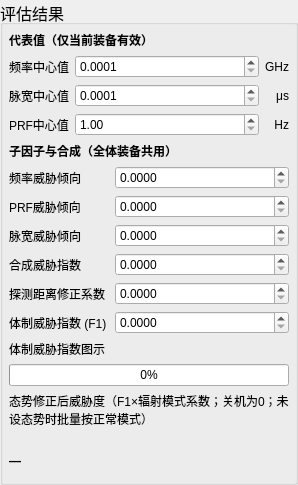
      <widget class="QGroupBox" name="groupResult">
       <property name="sizePolicy">
        <sizepolicy hsizetype="Preferred" vsizetype="Preferred">
         <horstretch>0</horstretch>
         <verstretch>0</verstretch>
        </sizepolicy>
       </property>
       <property name="font">
        <font>
         <pointsize>12</pointsize>
        </font>
       </property>
       <property name="title">
        <string>评估结果</string>
       </property>
       <layout class="QVBoxLayout" name="verticalLayout_result">
        <property name="leftMargin">
         <number>6</number>
        </property>
        <property name="topMargin">
         <number>6</number>
        </property>
        <property name="rightMargin">
         <number>6</number>
        </property>
        <property name="bottomMargin">
         <number>6</number>
        </property>
        <item>
         <widget class="QLabel" name="label_centers">
          <property name="font">
           <font>
            <pointsize>9</pointsize>
            <weight>75</weight>
            <bold>true</bold>
           </font>
          </property>
          <property name="styleSheet">
           <string notr="true">font-weight: bold;</string>
          </property>
          <property name="text">
           <string>代表值（仅当前装备有效）</string>
          </property>
         </widget>
        </item>
        <item>
         <layout class="QGridLayout" name="gridLayout">
          <item row="0" column="0">
           <widget class="QLabel" name="label_freqCenter">
            <property name="minimumSize">
             <size>
              <width>0</width>
              <height>0</height>
             </size>
            </property>
            <property name="maximumSize">
             <size>
              <width>16777215</width>
              <height>16777215</height>
             </size>
            </property>
            <property name="font">
             <font>
              <pointsize>9</pointsize>
             </font>
            </property>
            <property name="text">
             <string>频率中心值</string>
            </property>
            <property name="alignment">
             <set>Qt::AlignLeading|Qt::AlignLeft|Qt::AlignVCenter</set>
            </property>
           </widget>
          </item>
          <item row="0" column="1">
           <widget class="QDoubleSpinBox" name="spinResultFreqCenter">
            <property name="sizePolicy">
             <sizepolicy hsizetype="Expanding" vsizetype="Fixed">
              <horstretch>0</horstretch>
              <verstretch>0</verstretch>
             </sizepolicy>
            </property>
            <property name="minimumSize">
             <size>
              <width>56</width>
              <height>0</height>
             </size>
            </property>
            <property name="font">
             <font>
              <pointsize>9</pointsize>
             </font>
            </property>
            <property name="decimals">
             <number>4</number>
            </property>
            <property name="minimum">
             <double>0.000100000000000</double>
            </property>
            <property name="maximum">
             <double>100.000000000000000</double>
            </property>
           </widget>
          </item>
          <item row="0" column="2">
           <widget class="QLabel" name="label_freqCenter_unit">
            <property name="minimumSize">
             <size>
              <width>0</width>
              <height>0</height>
             </size>
            </property>
            <property name="font">
             <font>
              <pointsize>9</pointsize>
             </font>
            </property>
            <property name="text">
             <string>GHz</string>
            </property>
            <property name="alignment">
             <set>Qt::AlignRight|Qt::AlignTrailing|Qt::AlignVCenter</set>
            </property>
           </widget>
          </item>
          <item row="1" column="0">
           <widget class="QLabel" name="label_pwCenter">
            <property name="minimumSize">
             <size>
              <width>0</width>
              <height>0</height>
             </size>
            </property>
            <property name="maximumSize">
             <size>
              <width>16777215</width>
              <height>16777215</height>
             </size>
            </property>
            <property name="font">
             <font>
              <pointsize>9</pointsize>
             </font>
            </property>
            <property name="text">
             <string>脉宽中心值</string>
            </property>
            <property name="alignment">
             <set>Qt::AlignLeading|Qt::AlignLeft|Qt::AlignVCenter</set>
            </property>
           </widget>
          </item>
          <item row="1" column="1">
           <widget class="QDoubleSpinBox" name="spinResultPwCenter">
            <property name="sizePolicy">
             <sizepolicy hsizetype="Expanding" vsizetype="Fixed">
              <horstretch>0</horstretch>
              <verstretch>0</verstretch>
             </sizepolicy>
            </property>
            <property name="minimumSize">
             <size>
              <width>60</width>
              <height>0</height>
             </size>
            </property>
            <property name="font">
             <font>
              <pointsize>9</pointsize>
             </font>
            </property>
            <property name="decimals">
             <number>4</number>
            </property>
            <property name="minimum">
             <double>0.000100000000000</double>
            </property>
            <property name="maximum">
             <double>10000.000000000000000</double>
            </property>
           </widget>
          </item>
          <item row="1" column="2">
           <widget class="QLabel" name="label_pwCenter_unit">
            <property name="minimumSize">
             <size>
              <width>0</width>
              <height>0</height>
             </size>
            </property>
            <property name="font">
             <font>
              <pointsize>9</pointsize>
             </font>
            </property>
            <property name="text">
             <string>μs</string>
            </property>
            <property name="alignment">
             <set>Qt::AlignRight|Qt::AlignTrailing|Qt::AlignVCenter</set>
            </property>
           </widget>
          </item>
          <item row="2" column="0">
           <widget class="QLabel" name="label_prfCenter">
            <property name="minimumSize">
             <size>
              <width>0</width>
              <height>0</height>
             </size>
            </property>
            <property name="maximumSize">
             <size>
              <width>16777215</width>
              <height>16777215</height>
             </size>
            </property>
            <property name="font">
             <font>
              <pointsize>9</pointsize>
             </font>
            </property>
            <property name="text">
             <string>PRF中心值</string>
            </property>
            <property name="alignment">
             <set>Qt::AlignLeading|Qt::AlignLeft|Qt::AlignVCenter</set>
            </property>
           </widget>
          </item>
          <item row="2" column="1">
           <widget class="QDoubleSpinBox" name="spinResultPrfCenter">
            <property name="sizePolicy">
             <sizepolicy hsizetype="Expanding" vsizetype="Fixed">
              <horstretch>0</horstretch>
              <verstretch>0</verstretch>
             </sizepolicy>
            </property>
            <property name="minimumSize">
             <size>
              <width>72</width>
              <height>0</height>
             </size>
            </property>
            <property name="font">
             <font>
              <pointsize>9</pointsize>
             </font>
            </property>
            <property name="decimals">
             <number>2</number>
            </property>
            <property name="minimum">
             <double>1.000000000000000</double>
            </property>
            <property name="maximum">
             <double>10000000.000000000000000</double>
            </property>
           </widget>
          </item>
          <item row="2" column="2">
           <widget class="QLabel" name="label_prfCenter_unit">
            <property name="minimumSize">
             <size>
              <width>0</width>
              <height>0</height>
             </size>
            </property>
            <property name="font">
             <font>
              <pointsize>9</pointsize>
             </font>
            </property>
            <property name="text">
             <string>Hz</string>
            </property>
            <property name="alignment">
             <set>Qt::AlignRight|Qt::AlignTrailing|Qt::AlignVCenter</set>
            </property>
           </widget>
          </item>
         </layout>
        </item>
        <item>
         <widget class="QLabel" name="label_factors">
          <property name="font">
           <font>
            <pointsize>9</pointsize>
            <weight>75</weight>
            <bold>true</bold>
           </font>
          </property>
          <property name="styleSheet">
           <string notr="true">font-weight: bold;</string>
          </property>
          <property name="text">
           <string>子因子与合成（全体装备共用）</string>
          </property>
         </widget>
        </item>
        <item>
         <layout class="QFormLayout" name="formLayout_factors">
          <property name="fieldGrowthPolicy">
           <enum>QFormLayout::AllNonFixedFieldsGrow</enum>
          </property>
          <property name="rowWrapPolicy">
           <enum>QFormLayout::DontWrapRows</enum>
          </property>
          <property name="labelAlignment">
           <set>Qt::AlignLeading|Qt::AlignLeft|Qt::AlignVCenter</set>
          </property>
          <property name="formAlignment">
           <set>Qt::AlignLeading|Qt::AlignLeft|Qt::AlignTop</set>
          </property>
          <property name="horizontalSpacing">
           <number>8</number>
          </property>
          <property name="verticalSpacing">
           <number>6</number>
          </property>
          <item row="0" column="0">
           <widget class="QLabel" name="label_fFreq">
            <property name="minimumSize">
             <size>
              <width>0</width>
              <height>0</height>
             </size>
            </property>
            <property name="maximumSize">
             <size>
              <width>16777215</width>
              <height>16777215</height>
             </size>
            </property>
            <property name="font">
             <font>
              <pointsize>9</pointsize>
             </font>
            </property>
            <property name="text">
             <string>频率威胁倾向</string>
            </property>
            <property name="alignment">
             <set>Qt::AlignLeading|Qt::AlignLeft|Qt::AlignVCenter</set>
            </property>
           </widget>
          </item>
          <item row="0" column="1">
           <widget class="QDoubleSpinBox" name="spinResultFFreq">
            <property name="sizePolicy">
             <sizepolicy hsizetype="Ignored" vsizetype="Fixed">
              <horstretch>0</horstretch>
              <verstretch>0</verstretch>
             </sizepolicy>
            </property>
            <property name="minimumSize">
             <size>
              <width>56</width>
              <height>0</height>
             </size>
            </property>
            <property name="font">
             <font>
              <pointsize>9</pointsize>
             </font>
            </property>
            <property name="decimals">
             <number>4</number>
            </property>
            <property name="minimum">
             <double>0.000000000000000</double>
            </property>
            <property name="maximum">
             <double>2.000000000000000</double>
            </property>
            <property name="singleStep">
             <double>0.010000000000000</double>
            </property>
           </widget>
          </item>
          <item row="1" column="0">
           <widget class="QLabel" name="label_fPrf">
            <property name="minimumSize">
             <size>
              <width>0</width>
              <height>0</height>
             </size>
            </property>
            <property name="maximumSize">
             <size>
              <width>16777215</width>
              <height>16777215</height>
             </size>
            </property>
            <property name="font">
             <font>
              <pointsize>9</pointsize>
             </font>
            </property>
            <property name="text">
             <string>PRF威胁倾向</string>
            </property>
            <property name="alignment">
             <set>Qt::AlignLeading|Qt::AlignLeft|Qt::AlignVCenter</set>
            </property>
           </widget>
          </item>
          <item row="1" column="1">
           <widget class="QDoubleSpinBox" name="spinResultFPrf">
            <property name="sizePolicy">
             <sizepolicy hsizetype="Ignored" vsizetype="Fixed">
              <horstretch>0</horstretch>
              <verstretch>0</verstretch>
             </sizepolicy>
            </property>
            <property name="minimumSize">
             <size>
              <width>56</width>
              <height>0</height>
             </size>
            </property>
            <property name="font">
             <font>
              <pointsize>9</pointsize>
             </font>
            </property>
            <property name="decimals">
             <number>4</number>
            </property>
            <property name="minimum">
             <double>0.000000000000000</double>
            </property>
            <property name="maximum">
             <double>2.000000000000000</double>
            </property>
            <property name="singleStep">
             <double>0.010000000000000</double>
            </property>
           </widget>
          </item>
          <item row="2" column="0">
           <widget class="QLabel" name="label_fPw">
            <property name="minimumSize">
             <size>
              <width>0</width>
              <height>0</height>
             </size>
            </property>
            <property name="maximumSize">
             <size>
              <width>16777215</width>
              <height>16777215</height>
             </size>
            </property>
            <property name="font">
             <font>
              <pointsize>9</pointsize>
             </font>
            </property>
            <property name="text">
             <string>脉宽威胁倾向</string>
            </property>
            <property name="alignment">
             <set>Qt::AlignLeading|Qt::AlignLeft|Qt::AlignVCenter</set>
            </property>
           </widget>
          </item>
          <item row="2" column="1">
           <widget class="QDoubleSpinBox" name="spinResultFPw">
            <property name="sizePolicy">
             <sizepolicy hsizetype="Ignored" vsizetype="Fixed">
              <horstretch>0</horstretch>
              <verstretch>0</verstretch>
             </sizepolicy>
            </property>
            <property name="minimumSize">
             <size>
              <width>56</width>
              <height>0</height>
             </size>
            </property>
            <property name="font">
             <font>
              <pointsize>9</pointsize>
             </font>
            </property>
            <property name="decimals">
             <number>4</number>
            </property>
            <property name="minimum">
             <double>0.000000000000000</double>
            </property>
            <property name="maximum">
             <double>2.000000000000000</double>
            </property>
            <property name="singleStep">
             <double>0.010000000000000</double>
            </property>
           </widget>
          </item>
          <item row="3" column="0">
           <widget class="QLabel" name="label_f1raw">
            <property name="minimumSize">
             <size>
              <width>0</width>
              <height>0</height>
             </size>
            </property>
            <property name="maximumSize">
             <size>
              <width>16777215</width>
              <height>16777215</height>
             </size>
            </property>
            <property name="font">
             <font>
              <pointsize>9</pointsize>
             </font>
            </property>
            <property name="text">
             <string>合成威胁指数</string>
            </property>
            <property name="alignment">
             <set>Qt::AlignLeading|Qt::AlignLeft|Qt::AlignVCenter</set>
            </property>
           </widget>
          </item>
          <item row="3" column="1">
           <widget class="QDoubleSpinBox" name="spinResultF1Raw">
            <property name="sizePolicy">
             <sizepolicy hsizetype="Ignored" vsizetype="Fixed">
              <horstretch>0</horstretch>
              <verstretch>0</verstretch>
             </sizepolicy>
            </property>
            <property name="minimumSize">
             <size>
              <width>56</width>
              <height>0</height>
             </size>
            </property>
            <property name="font">
             <font>
              <pointsize>9</pointsize>
             </font>
            </property>
            <property name="decimals">
             <number>4</number>
            </property>
            <property name="minimum">
             <double>0.000000000000000</double>
            </property>
            <property name="maximum">
             <double>2.000000000000000</double>
            </property>
            <property name="singleStep">
             <double>0.010000000000000</double>
            </property>
           </widget>
          </item>
          <item row="4" column="0">
           <widget class="QLabel" name="label_rangeMod">
            <property name="minimumSize">
             <size>
              <width>0</width>
              <height>0</height>
             </size>
            </property>
            <property name="maximumSize">
             <size>
              <width>16777215</width>
              <height>16777215</height>
             </size>
            </property>
            <property name="font">
             <font>
              <pointsize>9</pointsize>
             </font>
            </property>
            <property name="text">
             <string>探测距离修正系数</string>
            </property>
            <property name="alignment">
             <set>Qt::AlignLeading|Qt::AlignLeft|Qt::AlignVCenter</set>
            </property>
           </widget>
          </item>
          <item row="4" column="1">
           <widget class="QDoubleSpinBox" name="spinResultRangeMod">
            <property name="sizePolicy">
             <sizepolicy hsizetype="Ignored" vsizetype="Fixed">
              <horstretch>0</horstretch>
              <verstretch>0</verstretch>
             </sizepolicy>
            </property>
            <property name="minimumSize">
             <size>
              <width>56</width>
              <height>0</height>
             </size>
            </property>
            <property name="font">
             <font>
              <pointsize>9</pointsize>
             </font>
            </property>
            <property name="decimals">
             <number>4</number>
            </property>
            <property name="minimum">
             <double>0.000000000000000</double>
            </property>
            <property name="maximum">
             <double>2.000000000000000</double>
            </property>
            <property name="singleStep">
             <double>0.010000000000000</double>
            </property>
           </widget>
          </item>
          <item row="5" column="0">
           <widget class="QLabel" name="label_f1">
            <property name="minimumSize">
             <size>
              <width>0</width>
              <height>0</height>
             </size>
            </property>
            <property name="maximumSize">
             <size>
              <width>16777215</width>
              <height>16777215</height>
             </size>
            </property>
            <property name="font">
             <font>
              <pointsize>9</pointsize>
             </font>
            </property>
            <property name="text">
             <string>体制威胁指数 (F1)</string>
            </property>
            <property name="alignment">
             <set>Qt::AlignLeading|Qt::AlignLeft|Qt::AlignVCenter</set>
            </property>
           </widget>
          </item>
          <item row="5" column="1">
           <widget class="QDoubleSpinBox" name="spinResultF1">
            <property name="sizePolicy">
             <sizepolicy hsizetype="Ignored" vsizetype="Fixed">
              <horstretch>0</horstretch>
              <verstretch>0</verstretch>
             </sizepolicy>
            </property>
            <property name="minimumSize">
             <size>
              <width>56</width>
              <height>0</height>
             </size>
            </property>
            <property name="font">
             <font>
              <pointsize>9</pointsize>
             </font>
            </property>
            <property name="decimals">
             <number>4</number>
            </property>
            <property name="minimum">
             <double>0.000000000000000</double>
            </property>
            <property name="maximum">
             <double>1.000000000000000</double>
            </property>
            <property name="singleStep">
             <double>0.010000000000000</double>
            </property>
           </widget>
          </item>
         </layout>
        </item>
        <item>
         <widget class="QLabel" name="label_progressCaption">
          <property name="font">
           <font>
            <pointsize>9</pointsize>
           </font>
          </property>
          <property name="text">
           <string>体制威胁指数图示</string>
          </property>
         </widget>
        </item>
        <item>
         <widget class="QProgressBar" name="progressF1">
          <property name="font">
           <font>
            <pointsize>9</pointsize>
           </font>
          </property>
          <property name="maximum">
           <number>100</number>
          </property>
          <property name="value">
           <number>0</number>
          </property>
          <property name="format">
           <string>%p%</string>
          </property>
         </widget>
        </item>
        <item>
         <widget class="QLabel" name="label_effectiveCaption">
          <property name="font">
           <font>
            <pointsize>9</pointsize>
           </font>
          </property>
          <property name="text">
           <string>态势修正后威胁度（F1×辐射模式系数；关机为0；未设态势时批量按正常模式）</string>
          </property>
          <property name="wordWrap">
           <bool>true</bool>
          </property>
         </widget>
        </item>
        <item>
         <widget class="QLabel" name="lblSituationSummary">
          <property name="font">
           <font>
            <pointsize>9</pointsize>
           </font>
          </property>
          <property name="text">
           <string/>
          </property>
          <property name="wordWrap">
           <bool>true</bool>
          </property>
         </widget>
        </item>
        <item>
         <widget class="QLabel" name="lblEffectiveVal">
          <property name="styleSheet">
           <string notr="true">font-size: 9pt; font-weight: bold;</string>
          </property>
          <property name="text">
           <string>—</string>
          </property>
         </widget>
        </item>
        <item>
         <spacer name="verticalSpacer_result">
          <property name="orientation">
           <enum>Qt::Vertical</enum>
          </property>
          <property name="sizeType">
           <enum>QSizePolicy::Minimum</enum>
          </property>
          <property name="sizeHint" stdset="0">
           <size>
            <width>20</width>
            <height>8</height>
           </size>
          </property>
         </spacer>
        </item>
       </layout>
      </widget>
